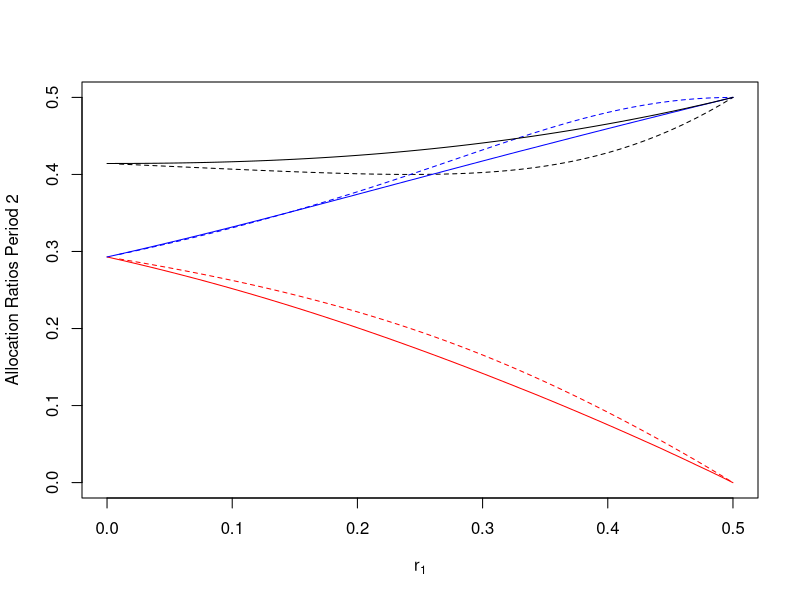

The R source for this figure:

# Case 2 with non-concurrent controls


# Preliminar functions

Power=function(x,y)x^y

fr11 = function(r1){r1/2}

fr22 = function(r1){
  1 - r1 +  sqrt(4*Power(-1 + r1,2) + (-22 + 43*r1 - 21*Power(r1,2))/4. + (-22 + 65*r1 - 64*Power(r1,2) + 21*Power(r1,3))/(12*(-1 + r1)) + (Power(2,0.3333333333333333)*(4 - 40*r1 + 129*Power(r1,2) - 196*Power(r1,3) + 154*Power(r1,4) - 60*Power(r1,5) + 9*Power(r1,6)))/ (3*(-1 + r1)*Power(1024 - 1536*r1 - 26112*Power(r1,2) + 135040*Power(r1,3) - 304896*Power(r1,4) + 391296*Power(r1,5) - 303104*Power(r1,6) + 139392*Power(r1,7) - 34560*Power(r1,8) + 3456*Power(r1,9) +  sqrt(28311552*r1 - 467140608*Power(r1,2) + 3588489216*Power(r1,3) - 16978083840*Power(r1,4) + 55228760064*Power(r1,5) - 130682585088*Power(r1,6) + 232168882176*Power(r1,7) - 315144732672*Power(r1,8) + 329334128640*Power(r1,9) - 264790867968*Power(r1,10) + 162331361280*Power(r1,11) - 74439917568*Power(r1,12) + 24680595456*Power(r1,13) - 5573836800*Power(r1,14) + 764411904*Power(r1,15) - 47775744*Power(r1,16)),0.3333333333333333)) + Power(1024 - 1536*r1 - 26112*Power(r1,2) + 135040*Power(r1,3) - 304896*Power(r1,4) + 391296*Power(r1,5) - 303104*Power(r1,6) + 139392*Power(r1,7) - 34560*Power(r1,8) +    3456*Power(r1,9) +  sqrt(28311552*r1 - 467140608*Power(r1,2) + 3588489216*Power(r1,3) - 16978083840*Power(r1,4) + 55228760064*Power(r1,5) - 130682585088*Power(r1,6) + 232168882176*Power(r1,7) - 315144732672*Power(r1,8) + 329334128640*Power(r1,9) - 264790867968*Power(r1,10) + 162331361280*Power(r1,11) - 74439917568*Power(r1,12) + 24680595456*Power(r1,13) - 5573836800*Power(r1,14) + 764411904*Power(r1,15) - 47775744*Power(r1,16)),0.3333333333333333)/(48*Power(2,0.3333333333333333)*(-1 + r1)))/2. - 
    sqrt(8*Power(-1 + r1,2) + (-22 + 43*r1 - 21*Power(r1,2))/4. - (-22 + 65*r1 - 64*Power(r1,2) + 21*Power(r1,3))/(12*(-1 + r1)) - (Power(2,0.3333333333333333)*(4 - 40*r1 + 129*Power(r1,2) - 196*Power(r1,3) + 154*Power(r1,4) - 60*Power(r1,5) + 9*Power(r1,6)))/(3*(-1 + r1)*Power(1024 - 1536*r1 - 26112*Power(r1,2) + 135040*Power(r1,3) - 304896*Power(r1,4) + 391296*Power(r1,5) - 303104*Power(r1,6) + 139392*Power(r1,7) - 34560*Power(r1,8) + 3456*Power(r1,9) +  sqrt(28311552*r1 - 467140608*Power(r1,2) + 3588489216*Power(r1,3) - 16978083840*Power(r1,4) + 55228760064*Power(r1,5) -    130682585088*Power(r1,6) + 232168882176*Power(r1,7) - 315144732672*Power(r1,8) + 329334128640*Power(r1,9) - 264790867968*Power(r1,10) + 162331361280*Power(r1,11) -  74439917568*Power(r1,12) + 24680595456*Power(r1,13) - 5573836800*Power(r1,14) + 764411904*Power(r1,15) - 47775744*Power(r1,16)),0.3333333333333333)) -  Power(1024 - 1536*r1 - 26112*Power(r1,2) + 135040*Power(r1,3) - 304896*Power(r1,4) + 391296*Power(r1,5) - 303104*Power(r1,6) + 139392*Power(r1,7) - 34560*Power(r1,8) +     3456*Power(r1,9) +  sqrt(28311552*r1 - 467140608*Power(r1,2) + 3588489216*Power(r1,3) - 16978083840*Power(r1,4) + 55228760064*Power(r1,5) - 130682585088*Power(r1,6) +  232168882176*Power(r1,7) - 315144732672*Power(r1,8) + 329334128640*Power(r1,9) - 264790867968*Power(r1,10) + 162331361280*Power(r1,11) - 74439917568*Power(r1,12) +  24680595456*Power(r1,13) - 5573836800*Power(r1,14) + 764411904*Power(r1,15) - 47775744*Power(r1,16)),0.3333333333333333)/(48*Power(2,0.3333333333333333)*(-1 + r1)) +   (-64*Power(-1 + r1,3) + 4*(-1 + r1)*(22 - 43*r1 + 21*Power(r1,2)) - 6*(-4 + 11*r1 - 10*Power(r1,2) + 3*Power(r1,3)))/  (4* sqrt(4*Power(-1 + r1,2) + (-22 + 43*r1 - 21*Power(r1,2))/4. + (-22 + 65*r1 - 64*Power(r1,2) + 21*Power(r1,3))/(12*(-1 + r1)) +  (Power(2,0.3333333333333333)*(4 - 40*r1 + 129*Power(r1,2) - 196*Power(r1,3) + 154*Power(r1,4) - 60*Power(r1,5) + 9*Power(r1,6)))/  (3*(-1 + r1)*Power(1024 - 1536*r1 - 26112*Power(r1,2) + 135040*Power(r1,3) - 304896*Power(r1,4) + 391296*Power(r1,5) - 303104*Power(r1,6) + 139392*Power(r1,7) -   34560*Power(r1,8) + 3456*Power(r1,9) +  sqrt(28311552*r1 - 467140608*Power(r1,2) + 3588489216*Power(r1,3) - 16978083840*Power(r1,4) + 55228760064*Power(r1,5) -      130682585088*Power(r1,6) + 232168882176*Power(r1,7) - 315144732672*Power(r1,8) + 329334128640*Power(r1,9) - 264790867968*Power(r1,10) + 162331361280*Power(r1,11) -  74439917568*Power(r1,12) + 24680595456*Power(r1,13) - 5573836800*Power(r1,14) + 764411904*Power(r1,15) - 47775744*Power(r1,16)),0.3333333333333333)) +  Power(1024 - 1536*r1 - 26112*Power(r1,2) + 135040*Power(r1,3) - 304896*Power(r1,4) + 391296*Power(r1,5) - 303104*Power(r1,6) + 139392*Power(r1,7) - 34560*Power(r1,8) +  3456*Power(r1,9) +  sqrt(28311552*r1 - 467140608*Power(r1,2) + 3588489216*Power(r1,3) - 16978083840*Power(r1,4) + 55228760064*Power(r1,5) - 130682585088*Power(r1,6) +   232168882176*Power(r1,7) - 315144732672*Power(r1,8) + 329334128640*Power(r1,9) - 264790867968*Power(r1,10) + 162331361280*Power(r1,11) - 74439917568*Power(r1,12) +  24680595456*Power(r1,13) - 5573836800*Power(r1,14) + 764411904*Power(r1,15) - 47775744*Power(r1,16)),0.3333333333333333)/(48*Power(2,0.3333333333333333)*(-1 + r1)))))/ 2
}

# 

fr12 = function(r1,r11,r22){
  (r1 - Power(r1,2) -  sqrt(r1)* sqrt(r1 - 2*Power(r1,2) + Power(r1,3) + 4*r1*r11 - 4*Power(r1,2)*r11 - 4*Power(r11,2) + 4*r1*Power(r11,2) - 4*r1*r22 + 4*Power(r1,2)*r22 + 
                                        4*r1*Power(r22,2)))/(2.*r1)
}


eq_cc=function(r22,r1=0.1,r2=0.8) (r1 + ((Power(r2,2) - 4*r2*r22 + 2*Power(r22,2))*Power(Power(r2,2) - 2*r2*r22 + 2*Power(r22,2),2))/(Power(r2,2)*Power(r2 - r22,3)) - (1-r1-r2))/4.

fr12_cc=function(r22,r1=0.1,r2=0.8) (r2*(r2 - 2*r22))/(2*(r2 - r22))

f_cc=Vectorize(function(r1,r2) { 
  r22=uniroot(eq_cc,c(0,r2),r1=r1,r2=r2)$root
  r12=fr12_cc(r22,r1,r2)
  r02=r2-r12-r22
  sol=c(r1,r2,r02,r12,r22)
  sol
})


# Solutions

f=Vectorize(function(r1,r2) { 
  r22=fr22(r1)
  r12=fr12(r1,r1/2,r22)
  r02=r2-r12-r22
  sol=c(r1,r2,r02,r12,r22)
  sol
})

# 

windows(width = 5, height = 5)
res_ncc=f(seq(0,0.5,0.01),1-seq(0,0.5,0.01)) 
# res=fr1(0.49)
plot(res_ncc[1,],res_ncc[3,]/res_ncc[2,],type="l",ylim=c(0,.5),xlim=c(0,.5),xlab=expression(r[1]),ylab="Allocation Ratios Period 2",lty=2)
lines(res_ncc[1,],res_ncc[4,]/res_ncc[2,],col="red",lty=2)
lines(res_ncc[1,],res_ncc[5,]/res_ncc[2,],col="blue",lty=2)

res=f_cc(seq(0,0.5,0.01),1-seq(0,0.5,0.01))  
lines(res[1,],res[4,]/res[2,],col="red",lty=1)
lines(res[1,],res[5,]/res[2,],col="blue",lty=1)
lines(res[1,],res[3,]/res[2,],col="black",lty=1) 







